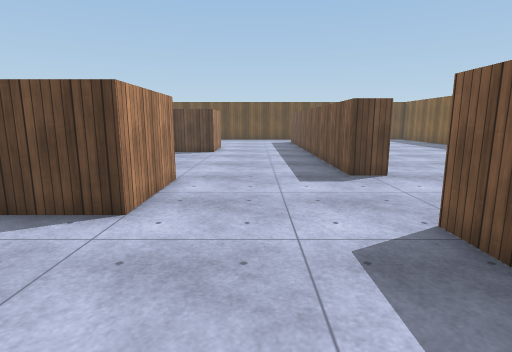
view 1 (above)

24 first-person views from a walk through a Unity game level. The camera is 1.4 m above the floor, tilts 10° down and sees 80° across. The floor is counted in squares, 1 m on a side. Each view is taken from the middle of a square. On the plan, view 1 faces up. The plan holds only what a view shows up to about 14 squares ahead; the rest is blank. The player character is not drawn. Surface patterns are stand-ins for the level's own textures.

view 2
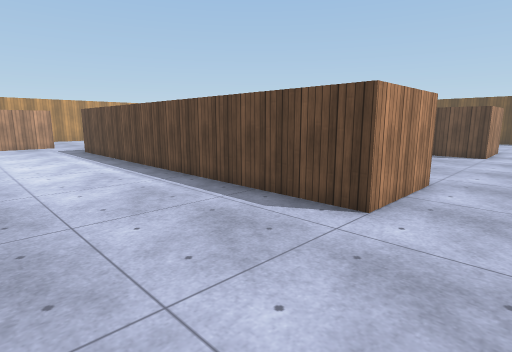

view 3
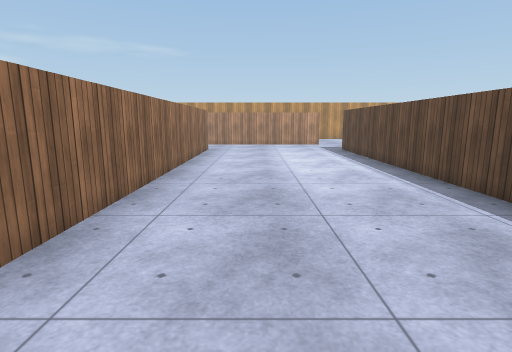

view 4
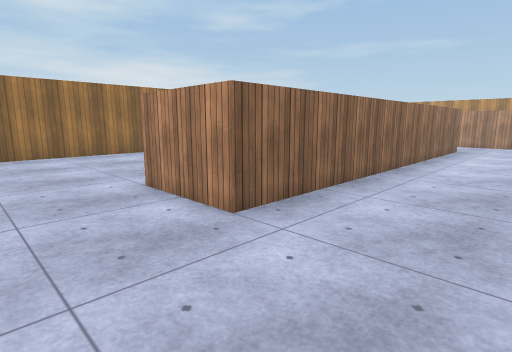

view 5
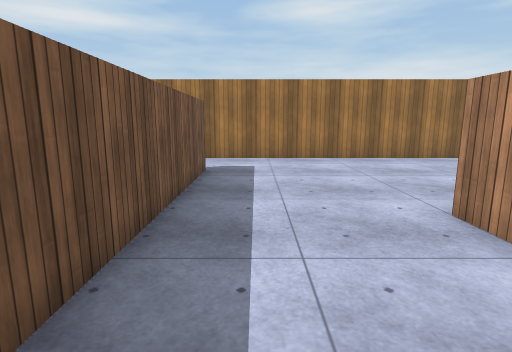

view 6
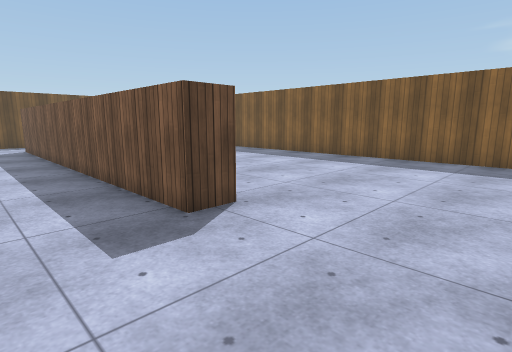

view 7
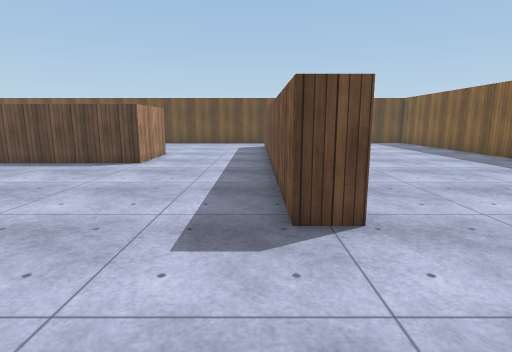

view 8
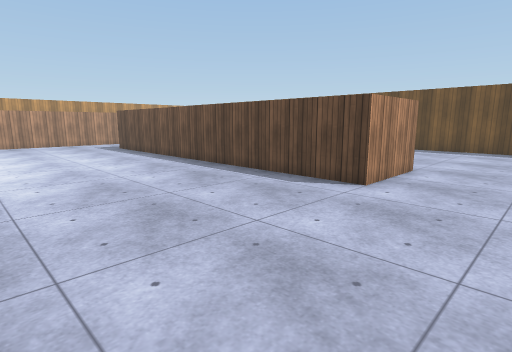

view 9
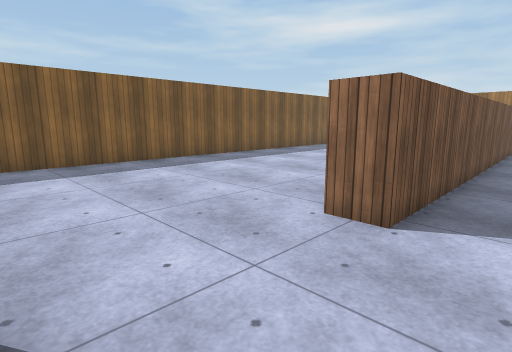

view 10
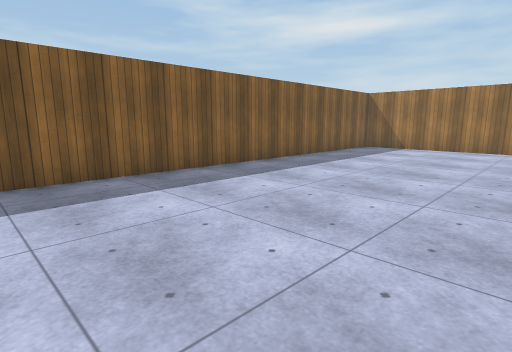

view 11
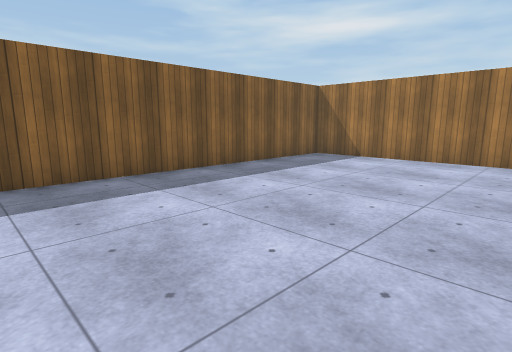

view 12
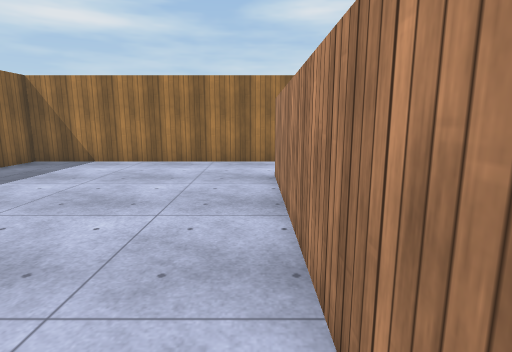

view 13
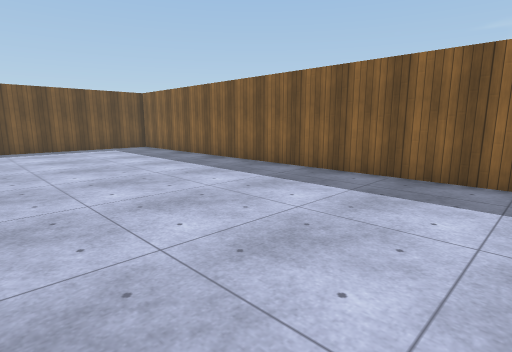

view 14
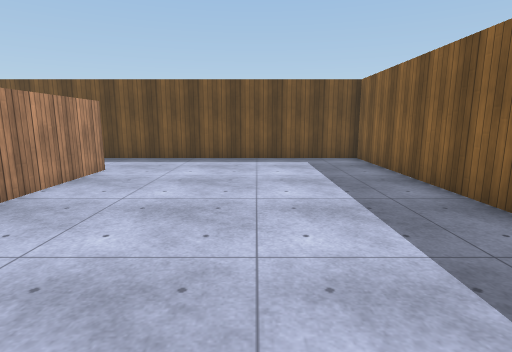

view 15
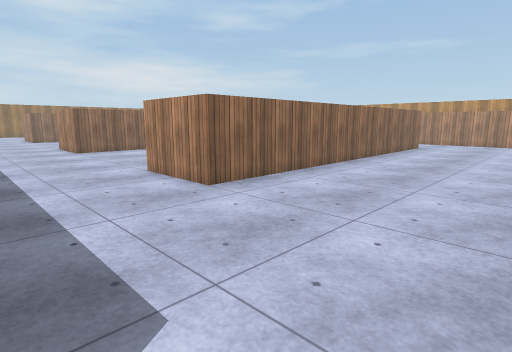

view 16
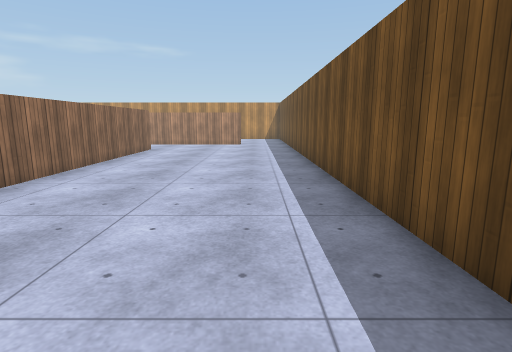

view 17
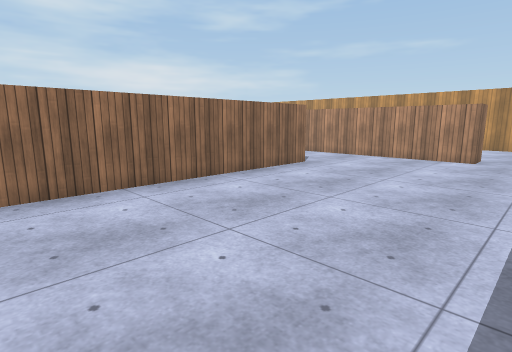

view 18
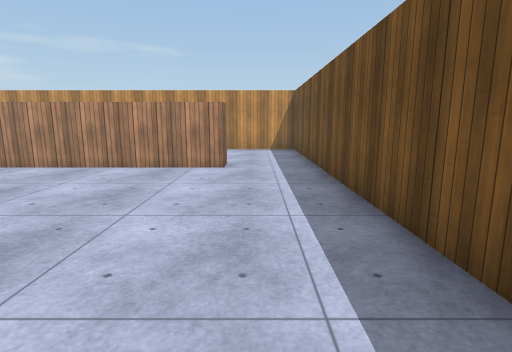

view 19
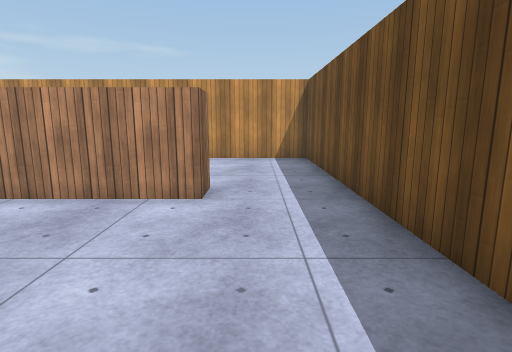

view 20
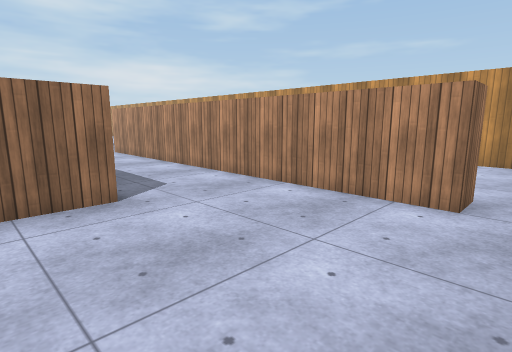

view 21
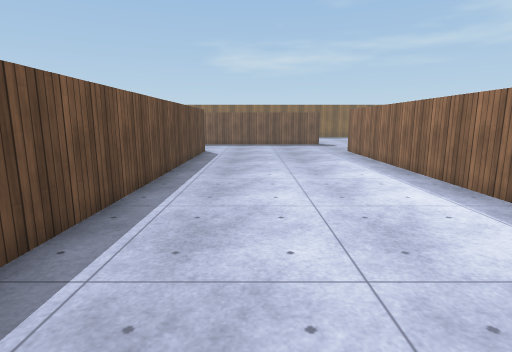

view 22
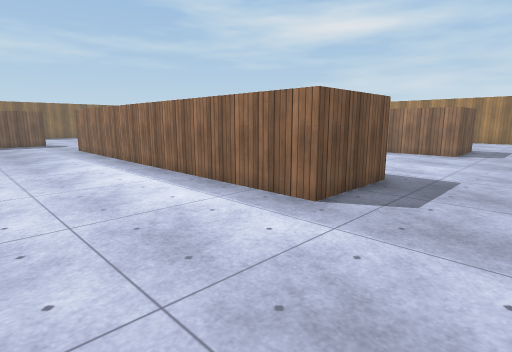

view 23
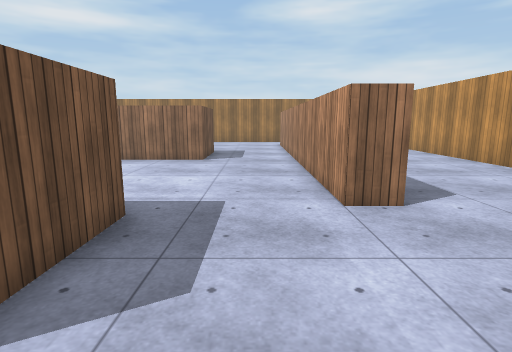

view 24
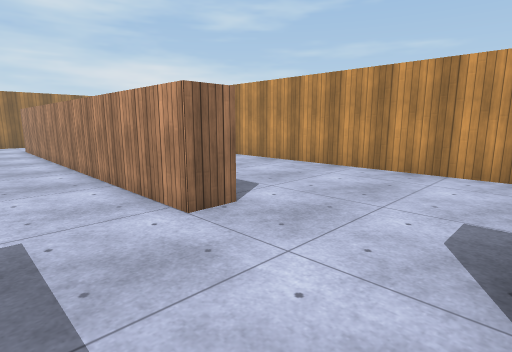

### Floor plan
Points are (right, up) in squares from view 1. A wall is a line through its corners. A room is listed if a view was taken in it or the views show most of it. See-through windows are left out.
Room 1 (views 1, 2, 3, 4, 5, 6, 7, 8, 9, 10, 11, 12, 13, 14, 15, 16, 17, 18, 19, 20, 21, 22, 23, 24)
walls: (-16, 4.4) (-16, 7.5) (-2, 7.5) (-2, 4.5) (-15.6, 4.5); (3.6, 8) (2.5, 8) (2.5, 21.6); (-16.1, 17.5) (-2, 17.5) (-2, 14.5) (-14.1, 14.5); (-20.6, 4) (-19.5, 4) (-19.5, -9.6); (3.5, -2.5) (3.5, -10); (-16, -5.2) (-16, -2.5) (-2, -2.5) (-2, -5.5); (3.5, 22) (3.5, 18.2); (-0.5, 25) (-26, 25) (-26, 21.1); (-26, 7.4) (-26, -5.2); (-20.6, 22) (-19.5, 22) (-19.5, 8.4); (2.5, -10) (2.5, 4) (3.5, 4); (-7.1, -13) (12, -13) (12, 25) (2, 25)

Where each view was taken, in squares from view 1:
view 1: 0 up, 0 right, facing up
view 2: 0 up, 0 right, facing up-left
view 3: 0 up, 0 right, facing left
view 4: 1 up, 1 right, facing down-left
view 5: 1 down, 1 right, facing down
view 6: 4 up, 0 right, facing up-right
view 7: 4 up, 2 right, facing up
view 8: 8 up, 1 right, facing up-left
view 9: 8 up, 1 right, facing down-right
view 10: 4 up, 4 right, facing down-right
view 11: 1 down, 4 right, facing down-right
view 12: 2 down, 4 right, facing down
view 13: 8 up, 4 right, facing up-right
view 14: 13 up, 8 right, facing up
view 15: 23 up, 2 right, facing down-left
view 16: 23 up, 0 right, facing left
view 17: 24 up, 7 left, facing down-left
view 18: 23 up, 10 left, facing left
view 19: 23 up, 14 left, facing left
view 20: 23 up, 14 left, facing down-left
view 21: 12 up, 17 left, facing right
view 22: 12 up, 19 left, facing down-right
view 23: 9 up, 18 left, facing down
view 24: 8 up, 17 left, facing down-left
